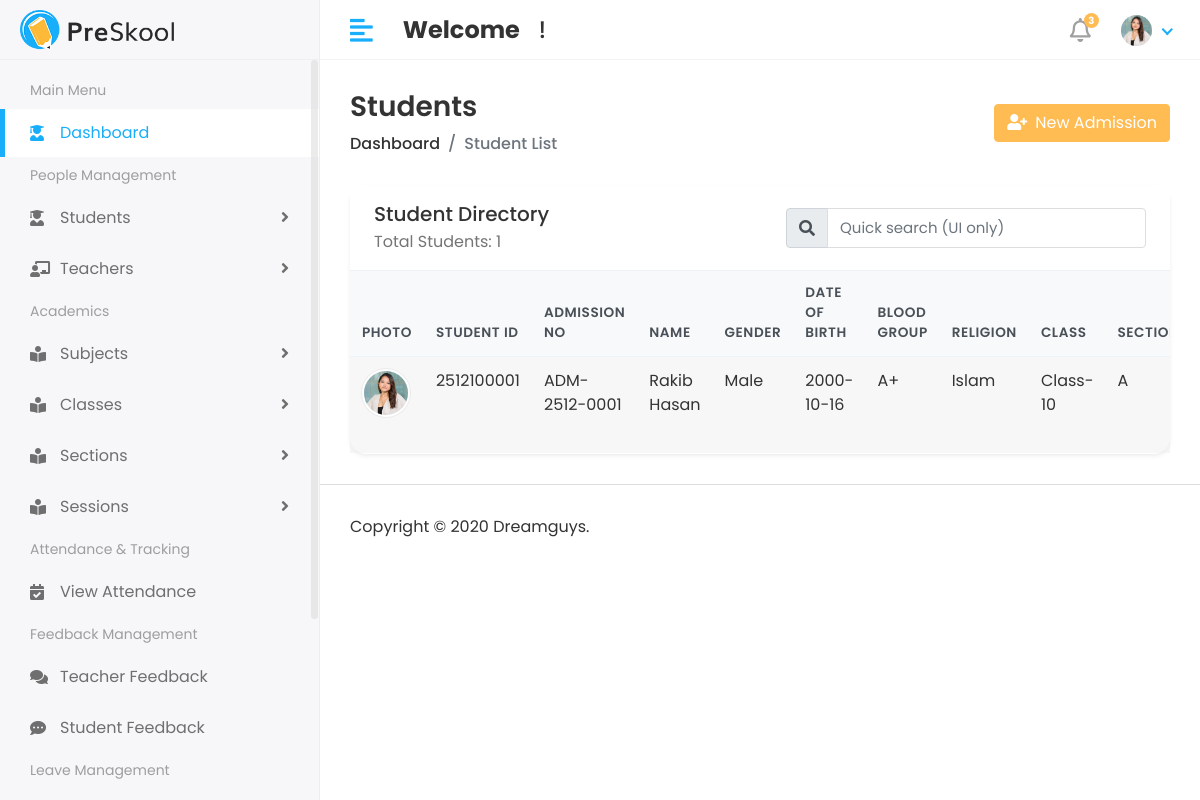
The app's page /student/student-list/ with its own data.
### student/models.py (models this page shows, shortened)
class StudentInfo(models.Model):
    GENDER = [
        ("Male", "Male"),
        ("Female", "Female"),
        ("Other", "Other"),
    ]
    BLOOD_GROUP = [
        ("A+", "A+"),
        ("A-", "A-"),
        ("B+", "B+"),
        ("B-", "B-"),
        ("O+", "O+"),
        ("O-", "O-"),
        ("AB+", "AB+"),
        ("AB-", "AB-"),
    ]
    user = models.OneToOneField(
        User,
        on_delete=models.CASCADE,
        limit_choices_to={'user_type': 'Student'},
        related_name="student_profile",
    )
    student_user_id = models.CharField(
        unique=True,
        max_length=15,
        editable=False,
        blank=True,
        null=True,
        db_index=True,
        verbose_name="Student User ID",
    )
    admission_no = models.CharField(
        max_length=12,
        unique=True,
        editable=False,
        blank=True,
        null=True,
        db_index=True,
        verbose_name="Admission Number"
    )
    session = models.ForeignKey(
        Session,
        on_delete=models.SET_NULL,
        null=True,
        blank=True,
        related_name="students",
    )
    klass = models.ForeignKey(
        Class,
        on_delete=models.SET_NULL,
        null=True,
        blank=True,
        related_name="students",
        verbose_name="Class",
    )
    section = models.ForeignKey(
        Section,
        on_delete=models.SET_NULL,
        null=True,
        blank=True,
        related_name="students",
    )
    roll_no = models.PositiveIntegerField(
        null=True,
        blank=True,
        editable=False,  # Make it auto-generated
        verbose_name="Roll Number",
    )
    first_name = models.CharField(max_length=50, blank=True, null=True)
    last_name  = models.CharField(max_length=50, blank=True, null=True)
    gender     = models.CharField(max_length=10, choices=GENDER, blank=True, null=True)
    date_of_birth = models.DateField(blank=True, null=True)
    blood_group   = models.CharField(
        max_length=3,
        choices=BLOOD_GROUP,
        blank=True,
        null=True,
    )
    religion   = models.CharField(max_length=50, blank=True, null=True)
    joining_date = models.DateField(blank=True, null=True)
    phone      = models.CharField(max_length=15, blank=True, null=True)
    email      = models.EmailField(blank=True, null=True)
    father_name = models.CharField(max_length=100, blank=True, null=True)
    father_occupation = models.CharField(max_length=100, blank=True, null=True)
    father_mobile = models.CharField(max_length=15, blank=True, null=True)
    father_email = models.EmailField(blank=True, null=True)
    mother_name = models.CharField(max_length=100, blank=True, null=True)
    mother_occupation = models.CharField(max_length=100, blank=True, null=True)
    mother_mobile = models.CharField(max_length=15, blank=True, null=True)
    mother_email = models.EmailField(blank=True, null=True)
    present_address  = models.TextField(blank=True, null=True)
    permanent_address = models.TextField(blank=True, null=True)
    profile_pic = models.ImageField(upload_to="students/", blank=True, null=True)
    created_at = models.DateTimeField(auto_now_add=True)
    updated_at = models.DateTimeField(auto_now=True)
    class Meta:
        verbose_name = "Student Info"
        verbose_name_plural = "Students Info"
        ordering = ["session", "klass", "section", "roll_no"]

### academic/models.py (models this page shows, shortened)
class Class(models.Model):
    name = models.CharField(
        max_length=50,
        unique=True,
        verbose_name="Class Name"
    )
    class_code = models.PositiveIntegerField(
        validators=[
            MinValueValidator(1),
            MaxValueValidator(99)  # max 2 digits
        ],
        verbose_name="Class Code"
    )
    created_at = models.DateTimeField(
        auto_now_add=True,
        verbose_name="Created Date"
    )
    class Meta:
        verbose_name = "Class"
        verbose_name_plural = "Classes"   # Admin menu name will show correctly

class Section(models.Model):
    name = models.CharField(max_length=50, verbose_name="Section Name")
    created_at = models.DateTimeField(auto_now_add=True)

### student/views.py (the view)
# urls.py: path('student-list/', student_list, name='student_list'),
def student_list(request):
    students = StudentInfo.objects.all()
    context = {
        "students": students,
    }
    return render(request, "Student/student_list.html", context)

### templates/Student/student_list.html (shortened to what this page needs)
{% extends "base.html" %}
{% load static %}
{% block content %}
<div class="content container-fluid">
    <div class="page-header">
        <div class="row align-items-center">
            <div class="col">
                <h3 class="page-title mb-2">Students</h3>
                <ul class="breadcrumb mb-0">
                    <li class="breadcrumb-item"><a href="{% url 'admin_home_page' %}">Dashboard</a></li>
                    <li class="breadcrumb-item active">Student List</li>
                </ul>
            </div>
            <div class="col-auto mt-3 mt-md-0">
                <a href="{% url 'student_create' %}" class="btn btn-primary">
                    <i class="fas fa-user-plus mr-2"></i>New Admission
                </a>
            </div>
        </div>
    </div>
    <div class="card shadow-sm student-table-card">
        <div class="card-header bg-white border-0 d-flex flex-column flex-md-row align-items-start align-items-md-center justify-content-between">
            <div>
                <h5 class="mb-1">Student Directory</h5>
                <p class="mb-0 text-muted">Total Students: {{ students|length }}</p>
            </div>
            <form class="form-inline mt-3 mt-md-0">
                <div class="input-group">
                    <div class="input-group-prepend">
                        <span class="input-group-text"><i class="fas fa-search"></i></span>
                    </div>
                    <input type="text" class="form-control" placeholder="Quick search (UI only)">
                </div>
            </form>
        </div>
        <div class="table-responsive">
            <table class="table table-hover table-striped align-middle mb-0">
                <thead class="thead-light">
                    <tr>
                        <th scope="col">Photo</th>
                        <th scope="col">Student ID</th>
                        <th scope="col">Admission No</th>
                        <th scope="col">Name</th>
                        <th scope="col">Gender</th>
                        <th scope="col">Date of Birth</th>
                        <th scope="col">Blood Group</th>
                        <th scope="col">Religion</th>
                        <th scope="col">Class</th>
                        <th scope="col">Section</th>
                    </tr>
                </thead>
                <tbody>
                    {% for student in students %}
                        <tr>
                            <td>
                                {% if student.profile_pic %}
                                    <img src="{{ student.profile_pic.url }}" alt="{{ student.first_name }} {{ student.last_name }}" class="student-avatar">
                                {% else %}
                                    <img src="{% static 'assets/img/profiles/avatar-01.jpg' %}" alt="avatar" class="student-avatar">
                                {% endif %}
                            </td>
                            <td>{{ student.student_user_id|default:"—" }}</td>
                            <td>{{ student.admission_no|default:"—" }}</td>
                            <td>{{ student.first_name|default:"—" }} {{ student.last_name|default:"" }}</td>
                            <td>{{ student.gender|default:"—" }}</td>
                            <td>{{ student.date_of_birth|date:"Y-m-d"|default:"—" }}</td>
                            <td>{{ student.blood_group|default:"—" }}</td>
                            <td>{{ student.religion|default:"—" }}</td>
                            <td>{{ student.klass.name|default:"—" }}</td>
                            <td>{{ student.section.name|default:"—" }}</td>
                        </tr>
                    {% endfor %}
                </tbody>
            </table>
        </div>
    </div>
</div>
{% endblock content %}

### static/assets/css/style.css (style rules this page uses)
html { height: 100%; }
body { background-color: #fff; color: #333; font-family: 'Poppins', sans-serif; font-size: 1rem; height: 100%; line-height: 1.5; overflow-x: hidden; }
h1, h2, h3, h4, h5, h6 { font-family: 'Poppins', sans-serif; margin-top: 0; }
.form-control { border: 1px solid #ddd; box-shadow: none; color: #333; font-size: 15px; height: 40px; }
input, input:focus, button, button:focus { outline: none; }
input[type=text], input[type=password] { -webkit-appearance: none; -moz-appearance: none; appearance: none; }
.input-group .form-control { height: 40px; }
ul, ol { padding: 0px; list-style: none; }
.table { color: #333; max-width: 100%; margin-bottom: 0; width: 100%; }
.table-striped>tbody>tr:nth-of-type(2n+1) { background-color: #f8f9fa; }
.table thead tr th { font-weight: 600; }
.table tbody tr { border-bottom: 1px solid rgba(0, 0, 0, 0.05); }
.table-striped thead tr { border-color: transparent; }
.table-striped tbody tr { border-color: transparent; }
.table-striped tbody tr:nth-of-type(odd) { background-color: rgba(235, 235, 235, 0.4); }
.table .thead-light th { color: #495057; background-color: #f8f9fa; border-color: #eff2f7; }
.bg-white { background-color: #fff; }
.text-muted { color: #757575 !important; }
.btn-primary { background-color: #FFBC53; border: 1px solid #FFBC53; }
.card { border: 1px solid #ececf5; box-shadow: 0 1px 3px 0 rgba(0, 0, 0, 0.03); margin-bottom: 1.875rem; }
.card-header { border-bottom: 1px solid #e6e6e6; padding: 1rem 1.5rem; }
.card .card-header { background-color: #fff; border-bottom: 1px solid #eaeaea; }
.page-wrapper>.content { padding: 1.875rem 1.875rem 0; }
.page-header { margin-bottom: 1.875rem; }
.page-header .breadcrumb { background-color: transparent; color: #6c757d; font-size: 1rem; font-weight: 500; margin-bottom: 0; padding: 0; }
.page-header .breadcrumb a { color: #333; }
.page-title { font-size: 28px; font-weight: 600; color: #333; margin-bottom: 5px; }

### templates/Student/student_list.html (style rules this page uses)
.student-avatar { width: 48px; height: 48px; border-radius: 50%; object-fit: cover; background: #f0f4ff; border: 2px solid #fff; box-shadow: 0 0 0 1px rgba(0, 0, 0, 0.05); }
.table thead th { border-bottom-width: 1px; font-size: 0.85rem; text-transform: uppercase; letter-spacing: 0.04em; }
.student-table-card { border: 0; border-radius: 1rem; }

### records on screen
StudentInfo: student_user_id "2512100001", admission_no "ADM-2512-0001", first_name "Rakib", last_name "Hasan", gender "Male", date_of_birth "2000-10-16", blood_group "A+", religion "Islam", klass.name "Class-10", section.name "A"

### other values on screen
{{ students|length }} "1"
